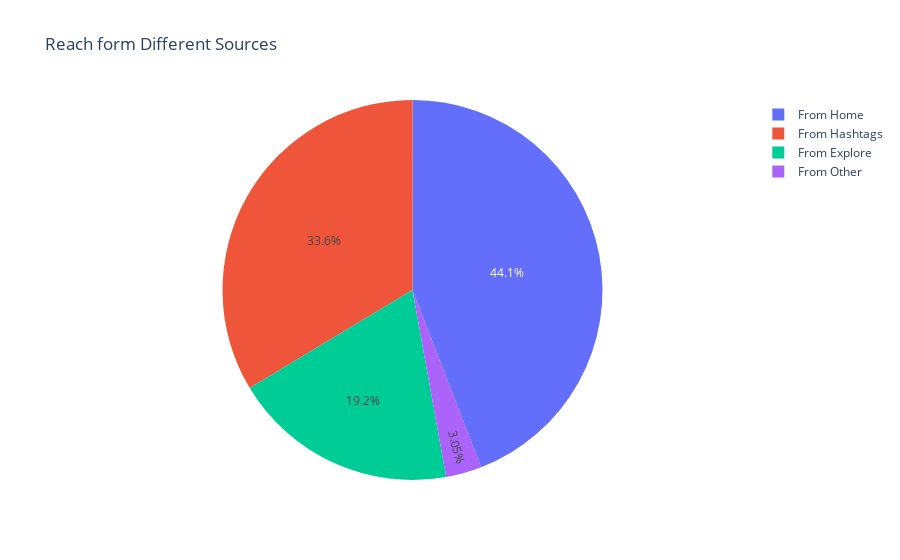

The cell this chart's notebook holds for it:
### Code cell
df_pie = df[['From Home', 'From Hashtags', 'From Explore', 'From Other']]
df_pie.head()
summary = df_pie.sum()
fig = go.Figure(data = [go.Pie(labels = summary.index, values = summary.values)])

# Customize layout
fig.update_layout(
    title='Reach form Different Sources',
    showlegend=True,
)

# Show plot
pio.show(fig)

### Figure 1 — Plotly figure (JSON) as saved in the notebook; plotly's stock layout.template omitted (floating-point values rounded to 4 significant figures)
{"data": [{"labels": ["From Home", "From Hashtags", "From Explore", "From Other"], "type": "pie", "values": [294619, 224614, 128294, 20360]}], "layout": {"showlegend": true, "title": {"text": "Reach form Different Sources"}}}
